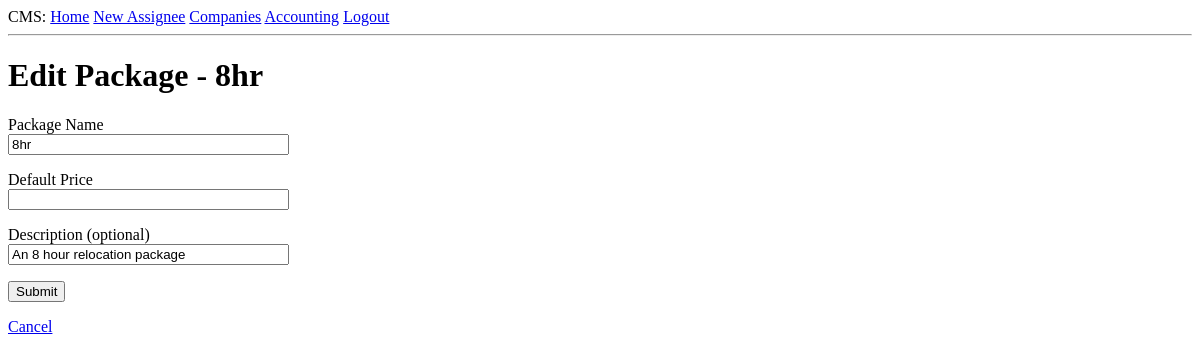
The app's page /packages/edit/1 (signed in), older data.
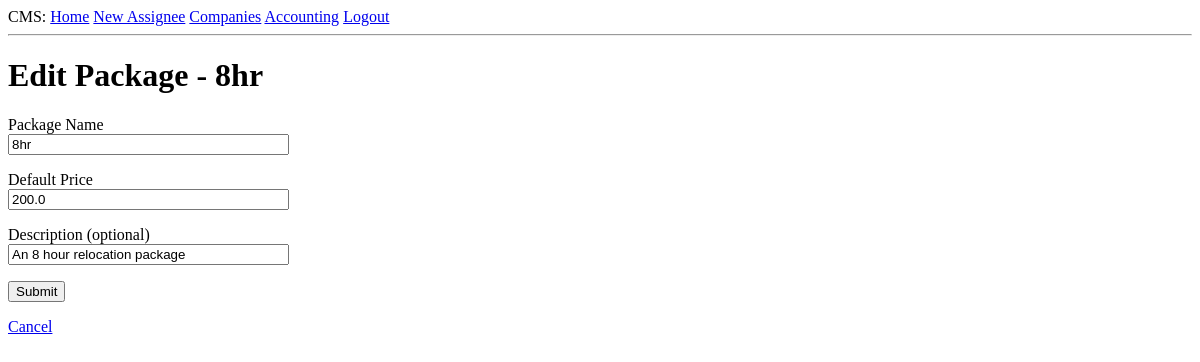
The same page, newer data.
### app/models.py (models this page shows, shortened)
class Package(db.Model):
    id: so.Mapped[int] = so.mapped_column(primary_key=True)
    name: so.Mapped[str] = so.mapped_column(sa.String(100), index=True, unique=True)
    default_price: so.Mapped[float] = so.mapped_column(sa.Float, nullable=True)
    description: so.Mapped[Optional[str]] = so.mapped_column(sa.String(500))
    company_packages: so.Mapped[List["CompanyPackage"]] = so.relationship(back_populates="package")
    assignees: so.Mapped[List["Assignee"]] = so.relationship(
        secondary="assignee_package",
        back_populates="packages"
    )

### app/routes.py (the view, shortened to what this page needs)
@app.route("/packages/edit/<package_id>", methods=["GET", "POST"])
@login_required
def edit_package(package_id):
    package = db.first_or_404(sa.select(Package).where(Package.id == package_id))
    form = NewPackageForm()
    if request.method == "GET":
        form.name.data = package.name
        form.default_price.data = package.default_price
        form.description.data = package.description
    return render_template("edit_package.html", title=f"Edit Package - {package.name}", form=form, package=package)

### app/forms.py
class NewPackageForm(FlaskForm):
    name = StringField("Package Name", validators=[DataRequired()])
    description = StringField("Description (optional)")
    default_price = FloatField("Default Price")
    submit = SubmitField("Submit")

### app/models.py (called while the page is built)
@login.user_loader
def load_user(id):
    return db.session.get(User, int(id))

### app/templates/edit_package.html (shortened to what this page needs)
{% extends "base.html" %}
{% block content %}
    <h1>Edit Package - {{ package.name }} </h1>
    <form action="", method="post">
        <p>
            {{ form.name.label }}<br>
            {{ form.name(size=32) }}<br>
        </p>
        <p>
            {{ form.default_price.label }}<br>
            {{ form.default_price(size=32) }}<br>
        </p>
        <p>
            {{ form.description.label }}<br>
            {{ form.description(size=32) }}<br>
        </p>
        <p> {{ form.submit() }} </p>
        <a href="{{url_for('packages')}}">Cancel</a>
    </form>
{% endblock %}

Row changes from the older to the newer data that the page shows:
changed Package "8hr": default_price (not shown) → "200.0"
